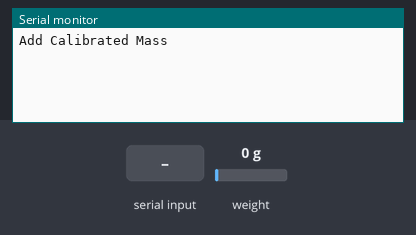
The sketch below on a simulated Arduino Uno, built with avr-gcc and run on an emulated ATmega328P. Shown: the last lines printed to the serial monitor. The inputs (shaded band) are chosen by the test bench; at power-on: weight on the scale 0 g.

Above: at 2.0 s.
2.1 s: weight on the scale set to 100 g
At 4.9 s:
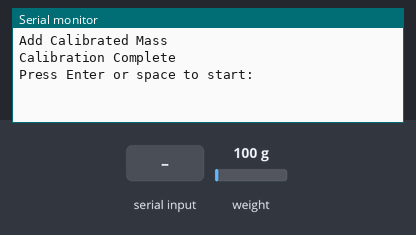
5.1 s: byte 30 received over Serial
At 5.31 s:
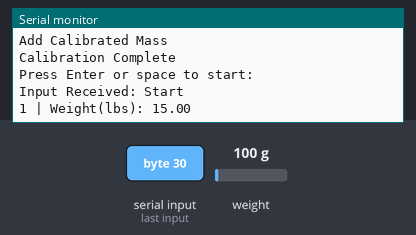
6.7 s: weight on the scale set to 1250 g
At 6.79 s:
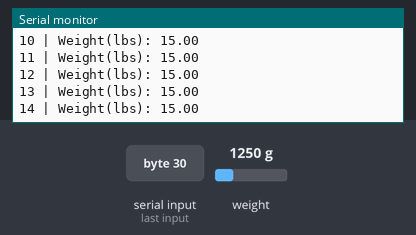
Timing chart, 0 to 9.7 s (numbered marks = the images above; inputs shaded):
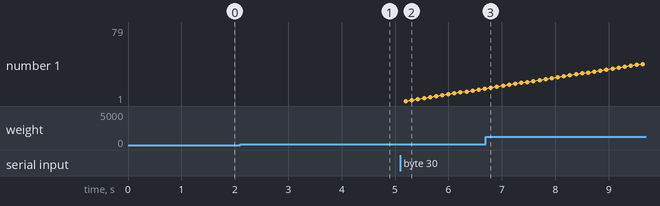

Measured:
- after the input at 2.1 s, the serial monitor: prints a new line after 2.1 s (image 1)
- after the input at 5.1 s, the serial monitor: prints a new line at once (image 2)

The sketch:

Working_Scale_Code.ino
```cpp
// Working Rocket Scale Code
// Uplaoded: 7-28-2023 By: Kyle Rock
#include <Q2HX711.h>

const byte hx711_data_pin = 3;
const byte hx711_clock_pin = 4;

float y1 = 15.0; // calibrated mass to be added
long x1 = 0L;
long x0 = 0L;
float avg_size = 1.0; // amount of averages for each mass measurement (also speeds up sensor data intake by making the amount smaller)
int count = 0;
Q2HX711 hx711(hx711_data_pin, hx711_clock_pin); // prep hx711

void setup() {
  Serial.begin(9600); // prepare serial port
  delay(1000); // allow load cell and hx711 to settle
  // Tare procedure
  for (int ii = 0; ii < int(avg_size); ii++) {
    delay(10);
    x0 += hx711.read();
  }
  x0 /= long(avg_size);
  Serial.println("Add Calibrated Mass");
  // Calibration procedure (mass should be added equal to y1)
  int ii = 1;
  while(true){
    if (hx711.read()<x0+10000){
    } else {
      ii++;
      delay(2000);
      for (int jj=0;jj<int(avg_size);jj++){
        x1+=hx711.read();
      }
      x1/=long(avg_size);
      break;
    }
  }
  Serial.println("Calibration Complete");
  Serial.println("Press Enter or space to start:");
}

void loop() {
  if (Serial.available() > 0) {
    // Read the input character
    char input = Serial.read();

    // Print the received character
    Serial.print("Input Received: ");
    Serial.println("Start");

    while (count < 201){
      long reading = 0;
      for (int jj=0;jj<int(avg_size);jj++){
        reading+=hx711.read();
      }
      reading /= long(avg_size);
      if (count < 320) {
        // calculating mass based on calibration and linear fit
        float ratio_1 = (float)(reading - x0);
        float ratio_2 = (float)(x1 - x0);
        float ratio = ratio_1 / ratio_2;
        float mass = y1 * ratio;
        count = count + 1;
        Serial.print(count);
        Serial.print(" | Weight(lbs): ");
        Serial.println(mass);
      }
      else{
        Serial.println("DONE");
        count = count + 1;
        break;
      }
      delay(13); // Delay for 10 milliseconds (100 times per second)
    }
  }

}
```
